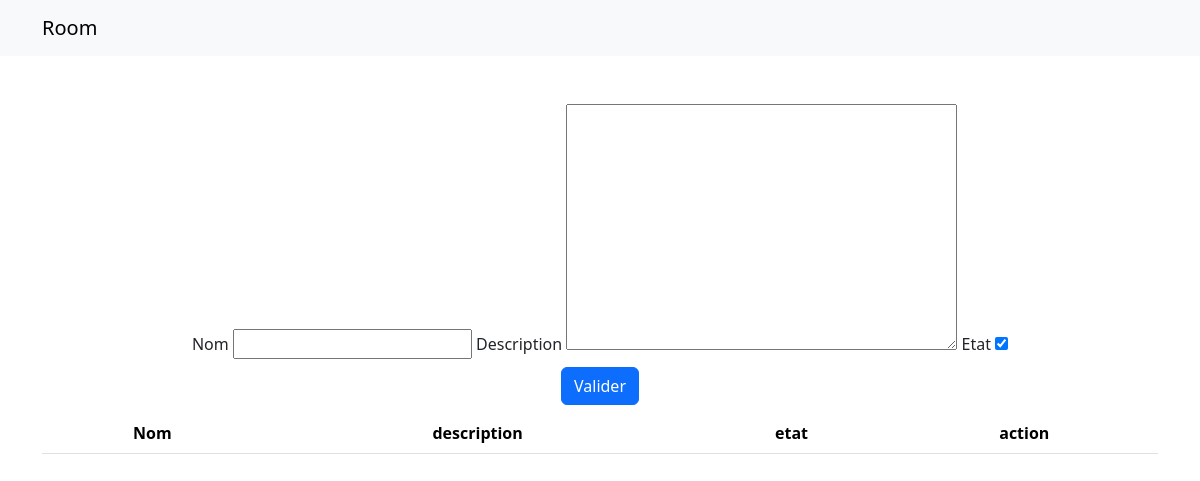
Before: /room/ with the older database file.
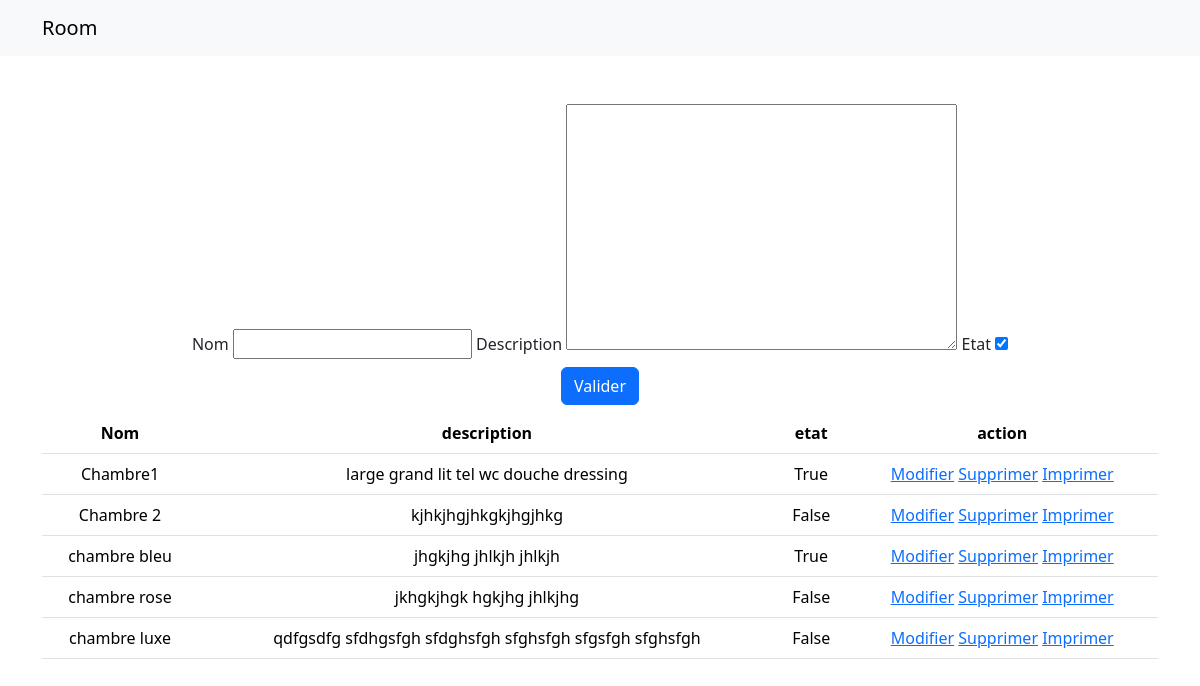
After: the same page with the newer database file.
### room/models.py (models this page shows, shortened)
class Room(models.Model):
    nom = models.CharField(max_length=250, null=True, blank=True)
    description = models.TextField()
    etat = models.BooleanField(default=True)

### room/views.py (the view)
# urls.py: path('', views.index, name='index'),
def index(request):
    room = Room.objects.all()
    form = RoomForm()
    if request.method == 'POST':
        form = RoomForm(request.POST)
        if form.is_valid():
            form.save()
            return redirect('Room:index')
    context = {
        'room': room,
        'form': form,
    }
    return render(request, 'room/index.html', context)

### room/forms.py
class RoomForm(forms.ModelForm):
    class Meta:
        model = Room
        fields = '__all__'

### room/templates/room/index.html (shortened to what this page needs)
<!DOCTYPE html>
<html lang="fr">
  <head>
    <link
      href="https://cdn.jsdelivr.net/npm/bootstrap@5.3.3/dist/css/bootstrap.min.css"
      rel="stylesheet"
    />
  </head>
  <body>
    <nav class="navbar navbar-expand-lg bg-body-tertiary">
      <div class="container">
        <a href="" class="navbar-brand"> Room </a>
      </div>
    </nav>
    <div class="container mt-5 align-items-center text-center">
      <form class="form-inline" method="POST">
        <div class="form-group mx-sm-3 mb-2">
          <label for="nom" class="sr-only">Nom</label>
          {{ form.nom }}
          <label for="Description" class="sr-only">Description</label>
          {{ form.description }}
          <label for="Etat" class="sr-only">Etat</label>
          {{ form.etat }}
        </div>
        <button type="submit" class="btn btn-primary mb-2">Valider</button>
      </form>
      <table class="table">
        <thead>
          <tr>
            <th>Nom</th>
            <th>description</th>
            <th>etat</th>
            <th>action</th>
          </tr>
        </thead>
        <tbody>
          {% for r in room %}
          <tr>
            <td>{{ r.nom }}</td>
            <td>{{ r.description }}</td>
            <td>{{ r.etat }}</td>
            <td><a href="{% url 'Room:update' r.id %}">Modifier</a>
                <a href="">Supprimer</a>
                <a href="">Imprimer</a>
            </td>
          </tr>
          {% endfor %}
        </tbody>
      </table>
    </div>
  </body>
</html>

Changed rows visible on the page:
added Room: nom "Chambre1", description "large grand lit tel wc douche dressing", etat "True"
added Room: nom "Chambre 2", description "kjhkjhgjhkgkjhgjhkg", etat "False"
added Room: nom "chambre bleu", description "jhgkjhg jhlkjh jhlkjh", etat "True"
added Room: nom "chambre rose", description "jkhgkjhgk hgkjhg jhlkjhg", etat "False"
added Room: nom "chambre luxe", description "qdfgsdfg sfdhgsfgh sfdghsfgh sfghsfgh sfgsfgh sfghsfgh", etat "False"
